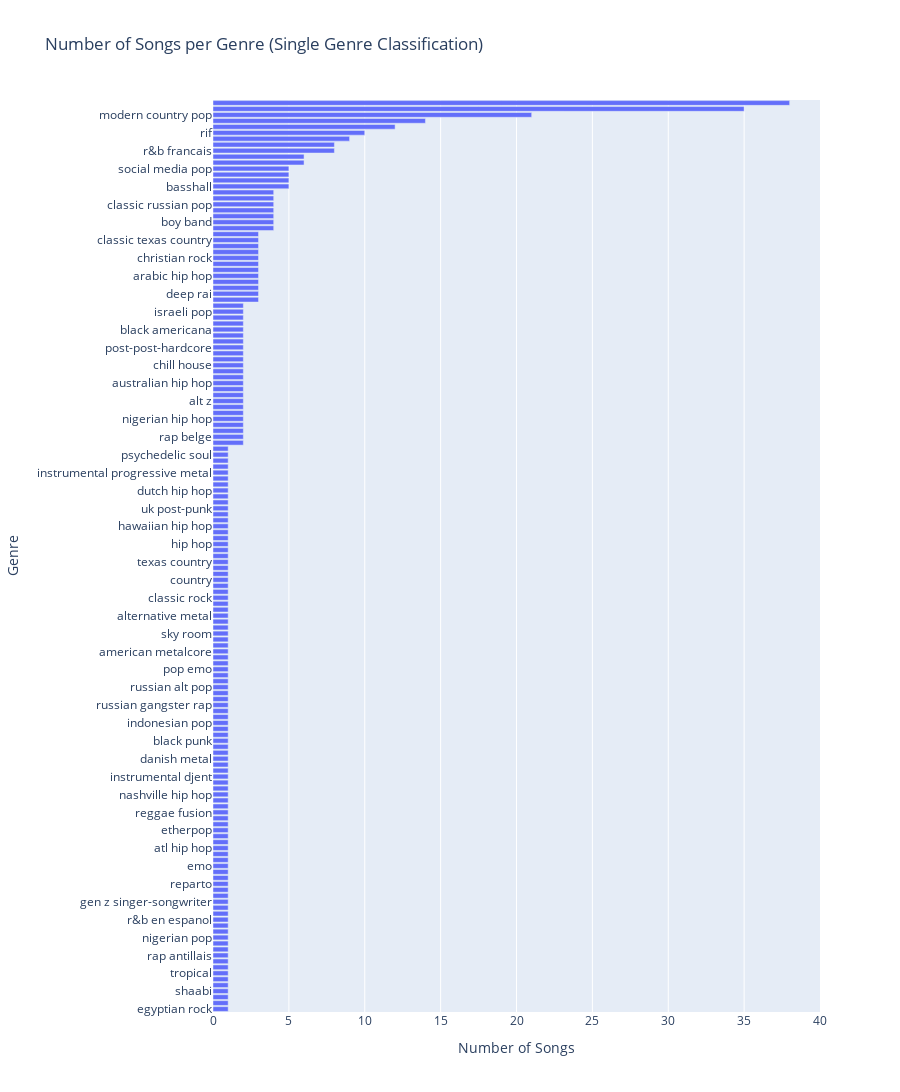

Source (notebook cell):
### Code cell
create_song_genre_bar_chart(genre_classification)

### Figure 1 — Plotly figure (JSON) as saved in the notebook; plotly's stock layout.template omitted (floating-point values rounded to 4 significant figures; data arrays with more than 128 entries replaced by an {"elided": "..."} marker saying what was removed)
{"data": [{"orientation": "h", "type": "bar", "x": {"elided": "153 int values"}, "y": {"elided": "153 str values"}}], "layout": {"height": 3060, "title": {"text": "Number of Songs per Genre (Single Genre Classification)"}, "xaxis": {"title": {"text": "Number of Songs"}}, "yaxis": {"categoryorder": "total ascending", "title": {"text": "Genre"}}}}
